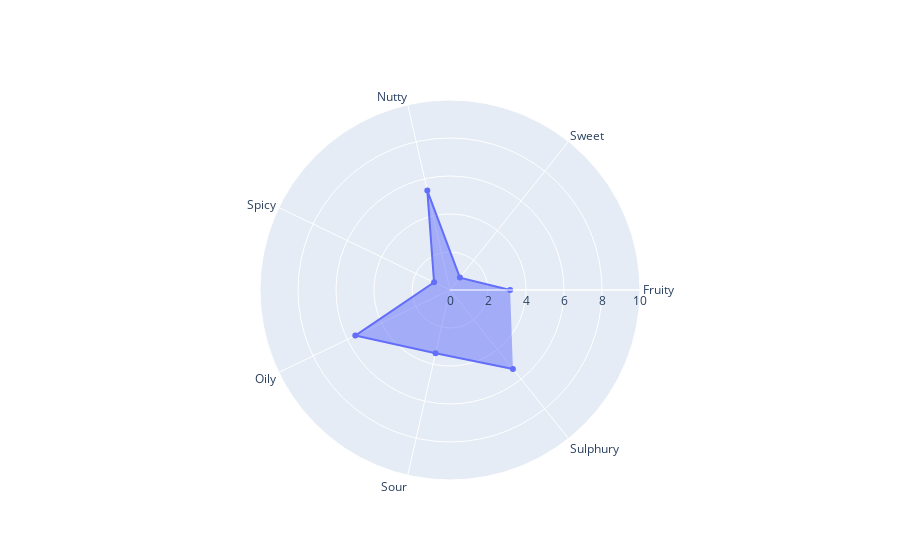

The cell this chart's notebook holds for it:
### Code cell
import plotly.graph_objects as go

fig = go.Figure(data=go.Scatterpolar(
  r=(plot_fuzzy_OSA['Intensities']),
  theta=list(plot_fuzzy_OSA.index),
  fill='toself'
))

fig.update_layout(
  polar=dict(
    radialaxis=dict(
      visible=True,
       range=[0, 10]
    ),
  ),
  showlegend=False
)

fig.show()

### Figure 1 — Plotly figure (JSON) as saved in the notebook; plotly's stock layout.template omitted (floating-point values rounded to 4 significant figures)
{"data": [{"fill": "toself", "r": [3.165, 0.8347, 5.368, 0.93, 5.532, 3.411, 5.311], "theta": ["Fruity", "Sweet", "Nutty", "Spicy", "Oily", "Sour", "Sulphury"], "type": "scatterpolar"}], "layout": {"polar": {"radialaxis": {"range": [0, 10], "visible": true}}, "showlegend": false}}
